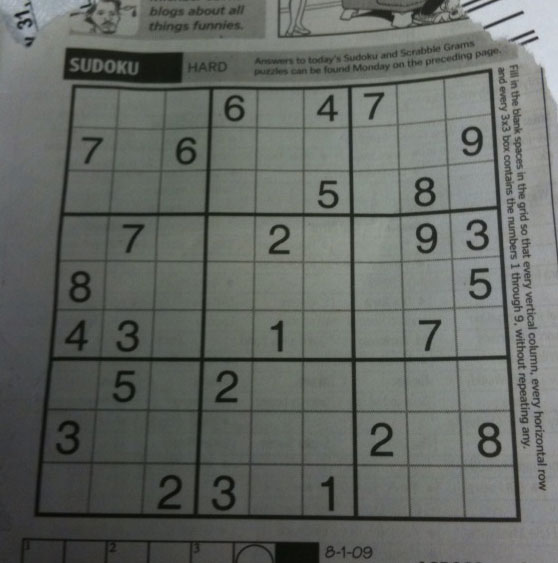
#> input picture OpenCV/Images/sudoku.png, 558 x 563 px, found by its file name
$ python 20_Canny_edge_detaction.py
#> lines starting #> are read from the running program, lines starting #| are printed output that depends on the picture
'''
Canny edge detection is a multi-step algorithm that can detect edges with noise supression.
It is composed of 5 steps:
    1. Noise Reduction: To smooth the image
    2. Gradient Detection: To find edges
    3. Non-maximum Suppression: To get rid of spurious response to edge detection
    4. Double Threshold: To determine potential edges
    5. Edge Tracking by Hysteresis: To finalize the detection of edges by suppressing all the other edges that are weak and not connected to strong edges
Canny Edge Detection: cv.Canny(<ImgObj>,<Thresold1>,<Thresold2>,<ApertureSize>,<L2gradient>)
'''

import cv2 as cv
import numpy as np

img = cv.imread("./Images/sudoku.png", cv.IMREAD_GRAYSCALE)
#> img: shape (563, 558); min 7, max 218, mean 101.8
img = cv.resize(img, (500, 500))
#> img: shape (500, 500)


def nothing(x):
    pass


cv.namedWindow("Canny Edge Detection", cv.WINDOW_NORMAL)
cv.createTrackbar("Thresold1", "Canny Edge Detection", 0, 255, nothing)
cv.createTrackbar("Thresold2", "Canny Edge Detection", 0, 255, nothing)

while True:
    th1 = cv.getTrackbarPos("Thresold1", "Canny Edge Detection")
    th2 = cv.getTrackbarPos("Thresold2", "Canny Edge Detection")

    canny = cv.Canny(img, th1, th2)
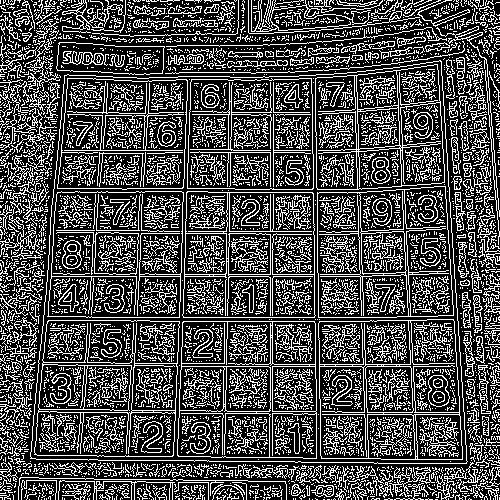
#> canny: shape (500, 500); 29.9% white in thin lines or dots

    cv.imshow("Canny Edge Detection", canny)

    if cv.waitKey(1) & 0xFF == ord("q"):
#> (key q is pressed here)
        break

cv.waitKey(0)
cv.destroyAllWindows()

$ run again, with OpenCV/Images/gradient.png copied over OpenCV/Images/sudoku.png
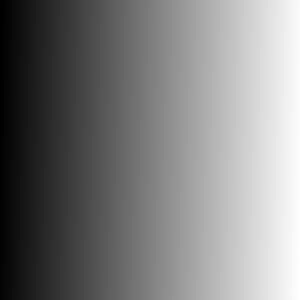
#> input picture OpenCV/Images/gradient.png, 300 x 300 px, found by its file name
#> `canny = cv.Canny(img, th1, th2)`:
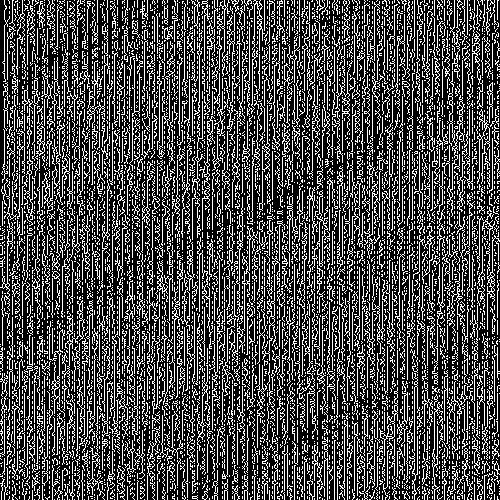
#> canny: shape (500, 500); 28.8% white in thin lines or dots
